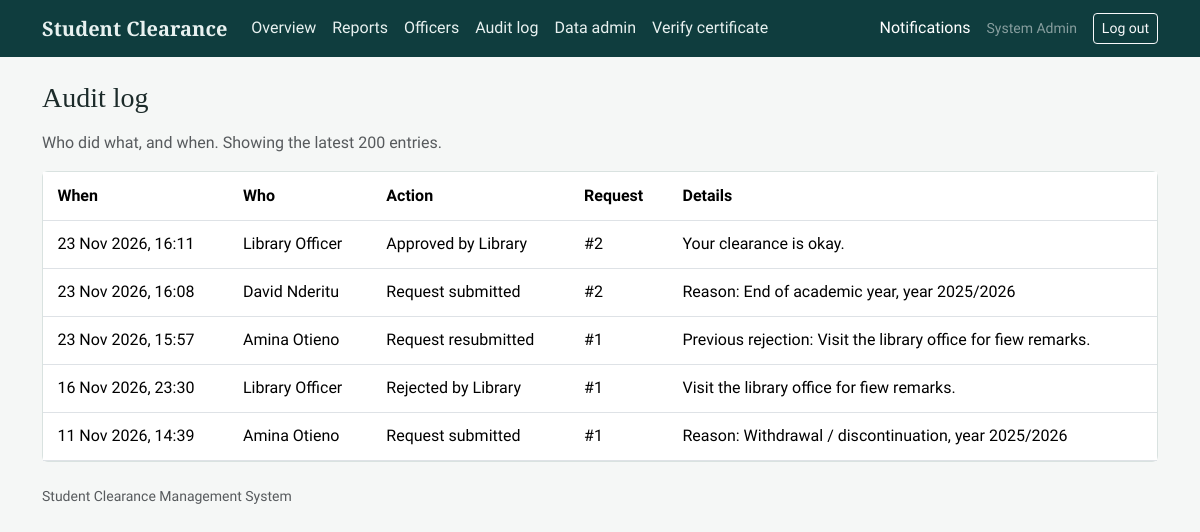
The page /manage/audit/ (signed in) on the database its author committed.
### accounts/models.py (models this page shows, shortened)
class User(AbstractUser):
    class Role(models.TextChoices):
        STUDENT = "student", "Student"
        OFFICER = "officer", "Clearance officer"
        ADMIN = "admin", "Administrator"
    role = models.CharField(max_length=10, choices=Role.choices, default=Role.STUDENT)
    school = models.ForeignKey(School, null=True, blank=True, on_delete=models.SET_NULL, related_name="users")
    department = models.ForeignKey(
        Department, null=True, blank=True, on_delete=models.SET_NULL, related_name="officers"
    )
    @property
    def display_name(self):
        return self.get_full_name() or self.username

### clearance/models.py (models this page shows, shortened)
class AuditLog(models.Model):
    actor = models.ForeignKey(settings.AUTH_USER_MODEL, null=True, on_delete=models.SET_NULL, related_name="+")
    request = models.ForeignKey(ClearanceRequest, null=True, blank=True, on_delete=models.SET_NULL, related_name="+")
    action = models.CharField(max_length=60)
    details = models.TextField(blank=True)
    timestamp = models.DateTimeField(auto_now_add=True)
    class Meta:
        ordering = ["-timestamp"]

class ClearanceRequest(models.Model):
    class Status(models.TextChoices):
        SUBMITTED = "submitted", "Submitted"
        IN_PROGRESS = "in_progress", "In progress"
        APPROVED = "approved", "Approved"
        REJECTED = "rejected", "Rejected"
    class Reason(models.TextChoices):
        GRADUATION = "graduation", "Graduation"
        END_OF_YEAR = "end_of_year", "End of academic year"
        WITHDRAWAL = "withdrawal", "Withdrawal / discontinuation"
        TRANSFER = "transfer", "Transfer"
    student = models.ForeignKey(settings.AUTH_USER_MODEL, on_delete=models.CASCADE, related_name="requests")
    reason = models.CharField(max_length=20, choices=Reason.choices, default=Reason.GRADUATION)
    academic_year = models.CharField(max_length=9, help_text="e.g. 2025/2026")
    document = models.FileField(upload_to="clearance_docs/%Y/", blank=True)
    status = models.CharField(max_length=12, choices=Status.choices, default=Status.SUBMITTED)
    created_at = models.DateTimeField(auto_now_add=True)
    updated_at = models.DateTimeField(auto_now=True)
    completed_at = models.DateTimeField(null=True, blank=True)
    class Meta:
        ordering = ["-created_at"]

### clearance/views.py (the view)
# urls.py: path("manage/audit/", views.manage_audit, name="manage_audit"),
@role_required(ADMIN)
def manage_audit(request):
    return render(request, "manage/audit.html", {"logs": AuditLog.objects.select_related("actor", "request")[:200]})

### clearance/context_processors.py (called while the page is built)
def notifications(request):
    if request.user.is_authenticated:
        return {"unread_count": request.user.notifications.filter(is_read=False).count()}
    return {"unread_count": 0}

### templates/manage/audit.html (shortened to what this page needs)
{% extends "base.html" %}
{% block content %}
<h1 class="h3 mb-3">Audit log</h1>
<p class="text-muted">Who did what, and when. Showing the latest 200 entries.</p>
<div class="card"><div class="table-responsive"><table class="table mb-0 align-middle">
  <thead><tr><th>When</th><th>Who</th><th>Action</th><th>Request</th><th>Details</th></tr></thead>
  <tbody>{% for l in logs %}<tr><td>{{ l.timestamp|date:"j M Y, H:i" }}</td><td>{{ l.actor.display_name|default:"System" }}</td>
    <td>{{ l.action }}</td><td>{% if l.request %}#{{ l.request.pk }}{% endif %}</td><td>{{ l.details }}</td></tr>
  {% empty %}<tr><td colspan="5" class="text-center text-muted py-4">Nothing logged yet.</td></tr>{% endfor %}</tbody></table></div></div>
{% endblock %}

### templates/base.html (shortened to what this page needs)
{% load static %}<!doctype html>
<html lang="en">
<head>
  <link href="https://cdn.jsdelivr.net/npm/bootstrap@5.3.3/dist/css/bootstrap.min.css" rel="stylesheet">
  <link rel="stylesheet" href="{% static 'css/style.css' %}">
</head>
<body>
<nav class="navbar navbar-expand-lg scms-nav">
  <div class="container">
    <a class="navbar-brand" href="{% url 'home' %}">Student Clearance</a>
    <div class="collapse navbar-collapse" id="nav">
      <ul class="navbar-nav me-auto">
        {% if user.is_authenticated %}
          {% if user.role == 'student' %}
            <li class="nav-item"><a class="nav-link" href="{% url 'student_dashboard' %}">My clearance</a></li>
            <li class="nav-item"><a class="nav-link" href="{% url 'apply' %}">Apply</a></li>
          {% elif user.role == 'officer' %}
            <li class="nav-item"><a class="nav-link" href="{% url 'officer_dashboard' %}">Awaiting decision</a></li>
            <li class="nav-item"><a class="nav-link" href="{% url 'officer_history' %}">Past decisions</a></li>
          {% else %}
            <li class="nav-item"><a class="nav-link" href="{% url 'manage_dashboard' %}">Overview</a></li>
            <li class="nav-item"><a class="nav-link" href="{% url 'manage_reports' %}">Reports</a></li>
            <li class="nav-item"><a class="nav-link" href="{% url 'manage_officers' %}">Officers</a></li>
            <li class="nav-item"><a class="nav-link" href="{% url 'manage_audit' %}">Audit log</a></li>
            <li class="nav-item"><a class="nav-link" href="{% url 'admin:index' %}">Data admin</a></li>
          {% endif %}
        {% endif %}
        <li class="nav-item"><a class="nav-link" href="{% url 'verify_form' %}">Verify certificate</a></li>
      </ul>
      {% if user.is_authenticated %}
        <a class="nav-link text-white me-3" href="{% url 'notifications' %}">Notifications
          {% if unread_count %}<span class="badge bg-warning text-dark">{{ unread_count }}</span>{% endif %}</a>
        <span class="text-white-50 me-3 small">{{ user.display_name }}</span>
        <form method="post" action="{% url 'logout' %}" class="d-inline">{% csrf_token %}
          <button class="btn btn-sm btn-outline-light">Log out</button></form>
      {% else %}
        <a class="btn btn-sm btn-outline-light" href="{% url 'login' %}">Log in</a>
      {% endif %}
    </div>
  </div>
</nav>
<main class="container py-4">
  {% block content %}{% endblock %}
</main>
<footer class="container pb-4 small text-muted">Student Clearance Management System</footer>
</body>
</html>

### static/css/style.css (style rules this page uses)
:root { --ink: #1c2b2a; --teal: #0f3d3e; --teal-2: #17595a; --paper: #f5f7f6; --line: #d9e2e0; --cleared: #1e7a4c; --stop: #b3382c; }
body { background: var(--paper); color: var(--ink); font-family: "Source Sans 3", system-ui, sans-serif; line-height: 1.55; }
h1, h2, h3, .navbar-brand { font-family: "Source Serif 4", Georgia, serif; font-weight: 700; }
.scms-nav { background: var(--teal); }
.scms-nav .nav-link, .scms-nav .navbar-brand { color: #e8f1f0; }
a { color: var(--teal-2); }
.card { border-color: var(--line); border-radius: 6px; }
.table > :not(caption) > * > * { padding: .7rem .9rem; }

### rows shown on the page
User: display_name "System Admin"
AuditLog: timestamp "23 Nov 2026, 16:11", actor.display_name "Library Officer", action "Approved by Library", request.pk "2", details "Your clearance is okay."
AuditLog: timestamp "23 Nov 2026, 16:08", actor.display_name "David Nderitu", action "Request submitted", request.pk "2", details "Reason: End of academic year, year 2025/2026"
AuditLog: timestamp "23 Nov 2026, 15:57", actor.display_name "Amina Otieno", action "Request resubmitted", request.pk "1", details "Previous rejection: Visit the library office for fiew remarks."
AuditLog: timestamp "16 Nov 2026, 23:30", actor.display_name "Library Officer", action "Rejected by Library", request.pk "1", details "Visit the library office for fiew remarks."
AuditLog: timestamp "11 Nov 2026, 14:39", actor.display_name "Amina Otieno", action "Request submitted", request.pk "1", details "Reason: Withdrawal / discontinuation, year 2025/2026"
